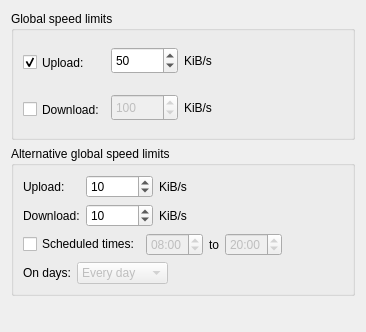
           <widget class="QWidget" name="scrollAreaWidgetContents_9">
            <property name="geometry">
             <rect>
              <x>0</x>
              <y>0</y>
              <width>366</width>
              <height>332</height>
             </rect>
            </property>
            <layout class="QVBoxLayout" name="verticalLayout_33">
             <item>
              <widget class="QGroupBox" name="bandwidthBox">
               <property name="title">
                <string>Global speed limits</string>
               </property>
               <layout class="QVBoxLayout" name="verticalLayout_18">
                <item>
                 <layout class="QHBoxLayout" name="_3">
                  <item>
                   <layout class="QVBoxLayout" name="_5">
                    <item>
                     <widget class="QCheckBox" name="checkUploadLimit">
                      <property name="minimumSize">
                       <size>
                        <width>0</width>
                        <height>45</height>
                       </size>
                      </property>
                      <property name="text">
                       <string>Upload:</string>
                      </property>
                      <property name="checked">
                       <bool>true</bool>
                      </property>
                     </widget>
                    </item>
                    <item>
                     <widget class="QCheckBox" name="checkDownloadLimit">
                      <property name="minimumSize">
                       <size>
                        <width>0</width>
                        <height>37</height>
                       </size>
                      </property>
                      <property name="text">
                       <string>Download:</string>
                      </property>
                     </widget>
                    </item>
                   </layout>
                  </item>
                  <item>
                   <layout class="QVBoxLayout" name="_18">
                    <item>
                     <layout class="QHBoxLayout" name="_19">
                      <item>
                       <widget class="QSpinBox" name="spinUploadLimit">
                        <property name="enabled">
                         <bool>true</bool>
                        </property>
                        <property name="minimumSize">
                         <size>
                          <width>0</width>
                          <height>27</height>
                         </size>
                        </property>
                        <property name="suffix">
                         <string/>
                        </property>
                        <property name="minimum">
                         <number>1</number>
                        </property>
                        <property name="maximum">
                         <number>1000000</number>
                        </property>
                        <property name="value">
                         <number>50</number>
                        </property>
                       </widget>
                      </item>
                      <item>
                       <widget class="QLabel" name="label_10">
                        <property name="text">
                         <string>KiB/s</string>
                        </property>
                       </widget>
                      </item>
                     </layout>
                    </item>
                    <item>
                     <layout class="QHBoxLayout" name="_20">
                      <item>
                       <widget class="QSpinBox" name="spinDownloadLimit">
                        <property name="enabled">
                         <bool>false</bool>
                        </property>
                        <property name="minimumSize">
                         <size>
                          <width>0</width>
                          <height>27</height>
                         </size>
                        </property>
                        <property name="suffix">
                         <string/>
                        </property>
                        <property name="minimum">
                         <number>1</number>
                        </property>
                        <property name="maximum">
                         <number>1000000</number>
                        </property>
                        <property name="value">
                         <number>100</number>
                        </property>
                       </widget>
                      </item>
                      <item>
                       <widget class="QLabel" name="label_13">
                        <property name="text">
                         <string>KiB/s</string>
                        </property>
                       </widget>
                      </item>
                     </layout>
                    </item>
                   </layout>
                  </item>
                  <item>
                   <spacer>
                    <property name="orientation">
                     <enum>Qt::Horizontal</enum>
                    </property>
                    <property name="sizeHint" stdset="0">
                     <size>
                      <width>40</width>
                      <height>20</height>
                     </size>
                    </property>
                   </spacer>
                  </item>
                 </layout>
                </item>
               </layout>
              </widget>
             </item>
             <item>
              <widget class="QGroupBox" name="groupBox_6">
               <property name="title">
                <string>Alternative global speed limits</string>
               </property>
               <layout class="QVBoxLayout" name="verticalLayout_32">
                <item>
                 <layout class="QHBoxLayout" name="horizontalLayout_12">
                  <item>
                   <layout class="QVBoxLayout" name="verticalLayout_31">
                    <item>
                     <widget class="QLabel" name="label_11">
                      <property name="text">
                       <string>Upload:</string>
                      </property>
                     </widget>
                    </item>
                    <item>
                     <widget class="QLabel" name="label_12">
                      <property name="text">
                       <string>Download:</string>
                      </property>
                     </widget>
                    </item>
                   </layout>
                  </item>
                  <item>
                   <layout class="QVBoxLayout" name="verticalLayout_30">
                    <item>
                     <widget class="QSpinBox" name="spinUploadLimitAlt">
                      <property name="minimum">
                       <number>1</number>
                      </property>
                      <property name="maximum">
                       <number>1000000</number>
                      </property>
                      <property name="value">
                       <number>10</number>
                      </property>
                     </widget>
                    </item>
                    <item>
                     <widget class="QSpinBox" name="spinDownloadLimitAlt">
                      <property name="minimum">
                       <number>1</number>
                      </property>
                      <property name="maximum">
                       <number>1000000</number>
                      </property>
                      <property name="value">
                       <number>10</number>
                      </property>
                     </widget>
                    </item>
                   </layout>
                  </item>
                  <item>
                   <layout class="QVBoxLayout" name="verticalLayout_29">
                    <item>
                     <widget class="QLabel" name="label_14">
                      <property name="text">
                       <string>KiB/s</string>
                      </property>
                     </widget>
                    </item>
                    <item>
                     <widget class="QLabel" name="label_15">
                      <property name="text">
                       <string>KiB/s</string>
                      </property>
                     </widget>
                    </item>
                   </layout>
                  </item>
                  <item>
                   <widget class="QLabel" name="label_16">
                    <property name="minimumSize">
                     <size>
                      <width>48</width>
                      <height>48</height>
                     </size>
                    </property>
                    <property name="maximumSize">
                     <size>
                      <width>48</width>
                      <height>48</height>
                     </size>
                    </property>
                    <property name="text">
                     <string/>
                    </property>
                    <property name="pixmap">
                     <pixmap resource="../icons.qrc">:/Icons/slow48.png</pixmap>
                    </property>
                    <property name="scaledContents">
                     <bool>true</bool>
                    </property>
                   </widget>
                  </item>
                  <item>
                   <spacer name="horizontalSpacer_8">
                    <property name="orientation">
                     <enum>Qt::Horizontal</enum>
                    </property>
                    <property name="sizeHint" stdset="0">
                     <size>
                      <width>40</width>
                      <height>20</height>
                     </size>
                    </property>
                   </spacer>
                  </item>
                 </layout>
                </item>
                <item>
                 <layout class="QHBoxLayout" name="horizontalLayout_13">
                  <item>
                   <widget class="QCheckBox" name="check_schedule">
                    <property name="text">
                     <string>Scheduled times:</string>
                    </property>
                   </widget>
                  </item>
                  <item>
                   <widget class="QTimeEdit" name="schedule_from">
                    <property name="enabled">
                     <bool>false</bool>
                    </property>
                    <property name="displayFormat">
                     <string notr="true">hh:mm</string>
                    </property>
                    <property name="calendarPopup">
                     <bool>false</bool>
                    </property>
                    <property name="time">
                     <time>
                      <hour>8</hour>
                      <minute>0</minute>
                      <second>0</second>
                     </time>
                    </property>
                   </widget>
                  </item>
                  <item>
                   <widget class="QLabel" name="label_17">
                    <property name="text">
                     <string extracomment="time1 to time2">to</string>
                    </property>
                    <property name="alignment">
                     <set>Qt::AlignCenter</set>
                    </property>
                   </widget>
                  </item>
                  <item>
                   <widget class="QTimeEdit" name="schedule_to">
                    <property name="enabled">
                     <bool>false</bool>
                    </property>
                    <property name="displayFormat">
                     <string notr="true">hh:mm</string>
                    </property>
                    <property name="time">
                     <time>
                      <hour>20</hour>
                      <minute>0</minute>
                      <second>0</second>
                     </time>
                    </property>
                   </widget>
                  </item>
                  <item>
                   <spacer name="horizontalSpacer_9">
                    <property name="orientation">
                     <enum>Qt::Horizontal</enum>
                    </property>
                    <property name="sizeHint" stdset="0">
                     <size>
                      <width>40</width>
                      <height>20</height>
                     </size>
                    </property>
                   </spacer>
                  </item>
                 </layout>
                </item>
                <item>
                 <layout class="QHBoxLayout" name="horizontalLayout_14">
                  <item>
                   <widget class="QLabel" name="label_18">
                    <property name="text">
                     <string>On days:</string>
                    </property>
                   </widget>
                  </item>
                  <item>
                   <widget class="QComboBox" name="schedule_days">
                    <property name="enabled">
                     <bool>false</bool>
                    </property>
                    <item>
                     <property name="text">
                      <string>Every day</string>
                     </property>
                    </item>
                    <item>
                     <property name="text">
                      <string>Week days</string>
                     </property>
                    </item>
                    <item>
                     <property name="text">
                      <string>Week ends</string>
                     </property>
                    </item>
                   </widget>
                  </item>
                  <item>
                   <spacer name="horizontalSpacer_10">
                    <property name="orientation">
                     <enum>Qt::Horizontal</enum>
                    </property>
                    <property name="sizeHint" stdset="0">
                     <size>
                      <width>40</width>
                      <height>20</height>
                     </size>
                    </property>
                   </spacer>
                  </item>
                 </layout>
                </item>
               </layout>
              </widget>
             </item>
             <item>
              <spacer name="verticalSpacer_2">
               <property name="orientation">
                <enum>Qt::Vertical</enum>
               </property>
               <property name="sizeHint" stdset="0">
                <size>
                 <width>20</width>
                 <height>58</height>
                </size>
               </property>
              </spacer>
             </item>
            </layout>
           </widget>
